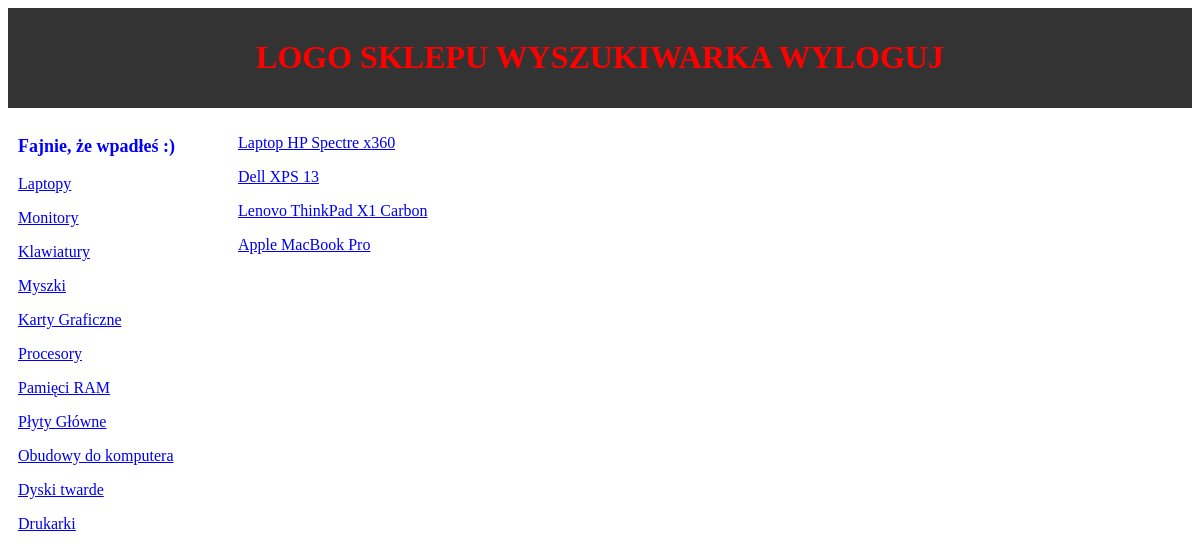
/categories/14/, run on the app's committed database.
### shop_app/models.py (models this page shows, shortened)
class Categories(models.Model):
    name = models.CharField(max_length=60)
    class Meta:
        verbose_name = 'Category'
        verbose_name_plural = 'Categories'

class Products(models.Model):
    category = models.ForeignKey(Categories, null=True, blank=False, on_delete=models.CASCADE)
    producer = models.ForeignKey(Producers, null=True, blank=False, on_delete=models.CASCADE)
    name = models.CharField(max_length=100)
    description = models.TextField(blank=False)
    price = models.DecimalField(max_digits=12, decimal_places=2)
    class Meta:
        verbose_name = 'Product'
        verbose_name_plural = 'Products'

### shop_app/views.py (the view)
# urls.py: path('categories/<id>/', category, name='category'),
def category(request,id):
    category_user = Categories.objects.get(pk=id)
    category_product = Products.objects.filter(category=category_user)
    category = Categories.objects.all()
    data = {'category_user':  category_user,'category_product':category_product , 'category':category }
    return render(request, 'category_product.html', data)

### shop_app/templates/category_product.html (shortened to what this page needs)
{% extends 'main.html' %}
{% load static %}
{% block nowe %}
    {% if category_product %}
        {% for product in category_product %}
        <p><a href="/products/{{ product.id }}"> {{ product.name }} </a></p>
        {% endfor %}
    {% endif %}
{% endblock %}

### shop_app/templates/main.html (shortened to what this page needs)
<!DOCTYPE html>
<html>
<head>
    <link rel="stylesheet" href="/static/css/style.css">
</head>
<body>
    <div class="logo">
        <h1>LOGO SKLEPU WYSZUKIWARKA WYLOGUJ</h1>
    </div>
    <div class="sidebar">
        <h3 class="color">Fajnie, że wpadłeś :)</h3>
        {% for kat in category %}
        <p><a href="/categories/{{ kat.id }}"> {{ kat.name }}</a></p>
        {% endfor %}
    </div>
    <div class="main-content">
        {% block nowe %} {% endblock %}
    </div>
</body>
</html>

### static/css/style.css (style rules this page uses)
.logo { text-align: center; background-color: #333; color: red; padding: 10px; }
.sidebar { width: 200px; float: left; padding: 10px; }
.main-content { width: 700px; float: left; padding: 10px; }
.sidebar .color { font-size: 18px; font-weight: bold; color: blue; }

### data on the page
Categories: name "Laptopy"
Categories: name "Monitory"
Categories: name "Klawiatury"
Categories: name "Myszki"
Categories: name "Karty Graficzne"
Categories: name "Procesory"
Categories: name "Pamięci RAM"
Categories: name "Płyty Główne"
Categories: name "Obudowy do komputera"
Categories: name "Dyski twarde"
Categories: name "Drukarki"
Products: name "Laptop HP Spectre x360"
Products: name "Dell XPS 13"
Products: name "Lenovo ThinkPad X1 Carbon"
Products: name "Apple MacBook Pro"
